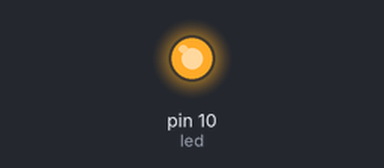
The sketch below on a simulated Arduino Uno, built with avr-gcc and run on an emulated ATmega328P. Parts: output pins drawn as LEDs (lit = HIGH).

Above: at 0.9 s.
At 4.9 s:
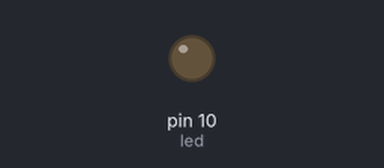
Timing chart, 0 to 6.2 s (numbered marks = the images above):
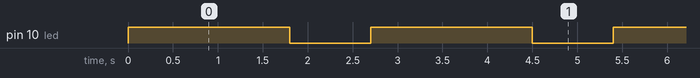

Measured:
- by itself, pin 10 (led): alternates HIGH for 1.8 s and LOW for 0.90 s

The sketch:

lab1_1.ino
```cpp
int led = 10;
void setup() {
  pinMode(led, OUTPUT);
}
void task1() {
  digitalWrite(led, HIGH);
  delay(1800);
  digitalWrite(led, LOW);
  delay(900);
}
void loop() {
  task1();
}
```
